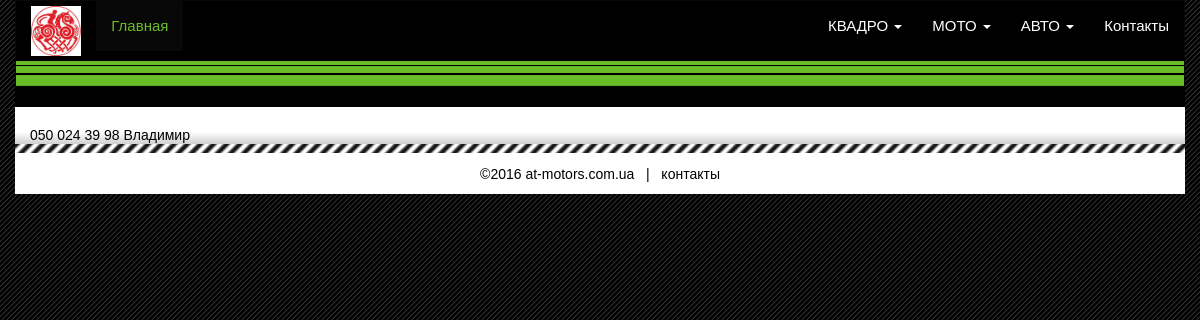
Page /index.php/main/contact on the committed database.
### tables this page shows
CREATE TABLE IF NOT EXISTS `category` (
  `id` int(11) NOT NULL,
  `parent_id` int(11) NOT NULL DEFAULT '0',
  `name` varchar(255) NOT NULL,
  `name_t` varchar(255) NOT NULL,
  `order` int(11) NOT NULL,
  `title` text NOT NULL,
  `description` text NOT NULL,
  `public` tinyint(1) NOT NULL DEFAULT '0',
  `hidden` tinyint(1) NOT NULL DEFAULT '0'
);

CREATE TABLE IF NOT EXISTS `pages` (
  `id` int(11) NOT NULL,
  `category_id` int(11) NOT NULL,
  `name` varchar(255) NOT NULL,
  `text` text NOT NULL,
  `date` int(11) NOT NULL DEFAULT '0',
  `title` text NOT NULL,
  `description` text NOT NULL,
  `no_delete` tinyint(1) NOT NULL DEFAULT '0'
);

### application/controllers/Main.php (called while the page is built, shortened)
<?php
class Main extends CI_Controller {
     function __construct() {
          $this->load->model('pages_model');
     }
     public function contact()
     {
          $this->load->view('index', ['content' => $this->pages_model->getOne(21)]);
     }
}

### index.php (called while the page is built, shortened)
<?php
require_once BASEPATH.'core/CodeIgniter.php';

### application/helpers/top_menu_helper.php (called while the page is built, shortened)
<?php  if (!defined('BASEPATH')) exit('No direct script access allowed');
if (! function_exists('top_menu_links'))
{
     function top_menu_links($admin = false)
     {
          $ci = & get_instance();
          $ci->load->model('category_model');
          $ci->load->model('pages_model');
          $template = ($admin) ? 'admin/inc/top_menu' : 'inc/top_menu';
          $list = $ci->category_model->get_list(true);
          foreach ($list as $key => $val) {
               $list[$key]->pages = $ci->pages_model->getListByCategory($val->id);
          }
          return $ci->load->view($template, ['categories_list' => $list], true);
     }
}

### application/models/Category_model.php (called while the page is built, shortened)
<?php
class Category_model extends CI_Model
{
    function get_list($only_public = false)
    {
        if ($only_public) {
            $this->db->where('public', 1);
        }
        $result = $this->db->where('parent_id', 0)
                           ->where('hidden', 0)
                           ->order_by('order', 'ASC')
                           ->get('category')
                           ->result();
        return $result;
    }
}

### application/models/Pages_model.php (called while the page is built, shortened)
<?php
class Pages_model extends CI_Model
{
    function getOne($id)
    {
        $res = $this->db->where('id', $id)
                    ->get('pages')
                    ->result();
        return isset($res[0]) ? $res[0] : false;
    }
}

### application/views/index.php (the view, shortened to what this page needs)
<? $this->load->view('inc/head'); ?>
</head>
<body>
     <? $this->load->view('inc/top'); ?>
     <div class="container main">
          <?=$content->text;?>
     </div>
</body>
</html>

### application/views/inc/top_menu.php (shortened to what this page needs)
<? foreach ($categories_list as $one_cat) { ?>
     <li class="dropdown">
          <a href="#" class="dropdown-toggle" data-toggle="dropdown" role="button" aria-haspopup="true" aria-expanded="false"><?=$one_cat->name;?> <span class="caret"></span></a>
     </li>
<? } ?>

### www/css/main.css (style rules this page uses)
* { font-family: arial,verdana,sans-serif !important; }
body { background: url('/www/images/bg.png'); }
.container { background: #000; }
.navbar-nav li { font-size: 15px; }
.navbar-nav a.dropdown-toggle { text-transform: uppercase; }
.navbar-inverse .navbar-nav > li > a { color: #fff; }
.main { padding-top: 20px; background: rgba(0, 0, 0, 0) linear-gradient(#fff, #fff, #fff, #d0d0d0) repeat scroll left center; font: 14px/17px delta_prolight,arial,sans-serif; color: #000; }

### rows in the picture
category: name "КВАДРО"
category: name "МОТО"
category: name "АВТО"
pages: text "050 024 39 98 Владимир"
